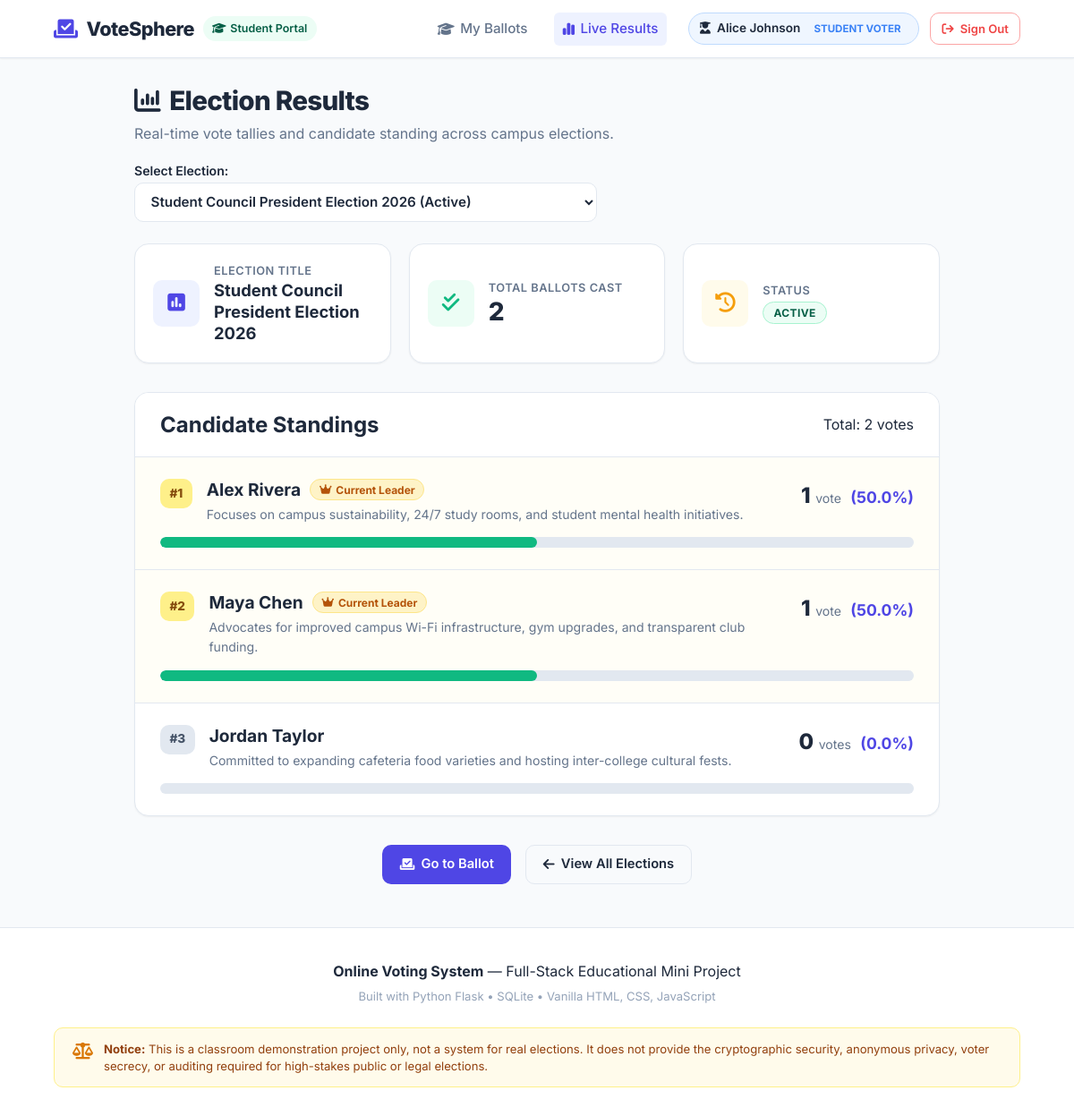
Page /results/1 (signed in) on the committed database.
### tables this page shows
CREATE TABLE polls (
    id INTEGER PRIMARY KEY AUTOINCREMENT,
    title TEXT NOT NULL,
    start_time TEXT NOT NULL,
    end_time TEXT NOT NULL,
    status TEXT NOT NULL DEFAULT 'active' CHECK(status IN ('active', 'closed'))
);

CREATE TABLE candidates (
    id INTEGER PRIMARY KEY AUTOINCREMENT,
    name TEXT NOT NULL,
    description TEXT,
    poll_id INTEGER NOT NULL,
    FOREIGN KEY (poll_id) REFERENCES polls (id) ON DELETE CASCADE
);

### app.py (the view)
@app.route("/results")
@app.route("/results/<int:poll_id>")
def view_results(poll_id=None):
    polls = g.db.execute("SELECT * FROM polls ORDER BY id DESC").fetchall()
    if not polls:
        flash("No polls have been created yet.", "info")
        return render_template("results.html", polls=[], selected_poll=None, results=[])
    if poll_id is None:
        selected_poll = next((p for p in polls if p["status"] == "active"), polls[0])
        poll_id = selected_poll["id"]
    else:
        selected_poll = g.db.execute("SELECT * FROM polls WHERE id = ?", (poll_id,)).fetchone()
        if not selected_poll:
            flash("Poll not found.", "warning")
            return redirect(url_for("view_results"))
    total_votes_row = g.db.execute(
        "SELECT COUNT(*) AS total FROM votes WHERE poll_id = ?", (poll_id,)
    ).fetchone()
    total_votes = total_votes_row["total"] if total_votes_row else 0
    query = """

        SELECT

            c.id,

            c.name,

            c.description,

            COUNT(v.id) AS vote_count

        FROM candidates c

        LEFT JOIN votes v ON c.id = v.candidate_id AND v.poll_id = c.poll_id

        WHERE c.poll_id = ?

        GROUP BY c.id

        ORDER BY vote_count DESC, c.name ASC

    """
    candidate_rows = g.db.execute(query, (poll_id,)).fetchall()
    results = []
    max_votes = 0
    if candidate_rows:
        max_votes = candidate_rows[0]["vote_count"]
    for row in candidate_rows:
        count = row["vote_count"]
        percentage = round((count / total_votes * 100), 1) if total_votes > 0 else 0
        is_leader = (count == max_votes and count > 0)
        results.append({
            "id": row["id"],
            "name": row["name"],
            "description": row["description"],
            "vote_count": count,
            "percentage": percentage,
            "is_leader": is_leader
        })
    return render_template(
        "results.html",
        polls=polls,
        selected_poll=selected_poll,
        results=results,
        total_votes=total_votes
    )

### app.py (called while the page is built)
@app.before_request
def before_request():
    g.db = get_db()

@app.teardown_appcontext
def close_db_connection(exception=None):
    db = g.pop('db', None)
    if db is not None:
        db.close()

### database.py (called while the page is built)
def get_db():
    conn = sqlite3.connect(DB_PATH)
    conn.row_factory = sqlite3.Row
    conn.execute("PRAGMA foreign_keys = ON")
    return conn

### templates/results.html (shortened to what this page needs)
{% extends "base.html" %}
{% block content %}
<div class="results-page">
    <div class="page-header results-header">
        <div>
            <h1 class="page-title"><i class="fa-solid fa-chart-column"></i> Election Results</h1>
            <p class="page-subtitle">Real-time vote tallies and candidate standing across campus elections.</p>
        </div>
        {% if polls %}
            <div class="poll-selector-wrapper">
                <label for="pollSelect" class="form-label mb-1">Select Election:</label>
                <select id="pollSelect" class="form-control poll-select" onchange="window.location.href='/results/' + this.value">
                    {% for poll in polls %}
                        <option value="{{ poll.id }}" {% if selected_poll and selected_poll.id == poll.id %}selected{% endif %}>
                            {{ poll.title }} ({{ poll.status|capitalize }})
                        </option>
                    {% endfor %}
                </select>
            </div>
        {% endif %}
    </div>
    {% if not selected_poll %}
        <div class="empty-state-card">
            <i class="fa-solid fa-chart-pie empty-icon"></i>
            <h3>No Results to Display</h3>
            <p>No active or completed polls were found in the database.</p>
        </div>
    {% else %}
        <div class="stats-grid">
            <div class="stat-card">
                <div class="stat-icon icon-blue">
                    <i class="fa-solid fa-square-poll-vertical"></i>
                </div>
                <div class="stat-details">
                    <span class="stat-label">Election Title</span>
                    <h3 class="stat-value-text">{{ selected_poll.title }}</h3>
                </div>
            </div>
            <div class="stat-card">
                <div class="stat-icon icon-green">
                    <i class="fa-solid fa-check-double"></i>
                </div>
                <div class="stat-details">
                    <span class="stat-label">Total Ballots Cast</span>
                    <h3 class="stat-value">{{ total_votes }}</h3>
                </div>
            </div>
            <div class="stat-card">
                <div class="stat-icon icon-amber">
                    <i class="fa-solid fa-clock-rotate-left"></i>
                </div>
                <div class="stat-details">
                    <span class="stat-label">Status</span>
                    <h3 class="stat-value-text">
                        <span class="status-badge status-{{ selected_poll.status }}">
                            {{ selected_poll.status|upper }}
                        </span>
                    </h3>
                </div>
            </div>
        </div>
        <div class="results-card">
            <div class="results-card-header">
                <h2>Candidate Standings</h2>
                <span class="text-muted">Total: {{ total_votes }} vote{% if total_votes != 1 %}s{% endif %}</span>
            </div>
            {% if not results %}
                <div class="p-4 text-center text-muted">
                    <p>No candidates are listed for this election.</p>
                </div>
            {% else %}
                <div class="results-list">
                    {% for cand in results %}
                        <div class="result-item {% if cand.is_leader %}leader-item{% endif %}">
                            <div class="result-item-header">
                                <div class="candidate-headline">
                                    <span class="rank-badge">#{{ loop.index }}</span>
                                    <div>
                                        <h3 class="result-candidate-name">
                                            {{ cand.name }}
                                            {% if cand.is_leader and cand.vote_count > 0 %}
                                                <span class="leader-badge">
                                                    <i class="fa-solid fa-crown"></i>
                                                    {% if selected_poll.status == 'closed' %}Winner{% else %}Current Leader{% endif %}
                                                </span>
                                            {% endif %}
                                        </h3>
                                        <p class="result-candidate-desc">{{ cand.description or "No description provided." }}</p>
                                    </div>
                                </div>
                                <div class="tally-score">
                                    <span class="vote-count-number">{{ cand.vote_count }}</span>
                                    <span class="vote-count-label">vote{% if cand.vote_count != 1 %}s{% endif %}</span>
                                    <span class="vote-percentage">({{ cand.percentage }}%)</span>
                                </div>
                            </div>
                            <div class="progress-bar-container">
                                <div
                                    class="progress-bar-fill {% if cand.is_leader and cand.vote_count > 0 %}fill-leader{% endif %}"
                                    style="width: {{ cand.percentage }}%;"
                                    aria-valuenow="{{ cand.percentage }}"
                                    aria-valuemin="0"
                                    aria-valuemax="100"
                                ></div>
                            </div>
                        </div>
                    {% endfor %}
                </div>
            {% endif %}
        </div>
        <div class="results-footer-bar">
            {% if session.get('user_id') and selected_poll.status == 'active' %}
                <a href="{{ url_for('cast_vote', poll_id=selected_poll.id) }}" class="btn btn-primary">
                    <i class="fa-solid fa-check-to-slot"></i> Go to Ballot
                </a>
            {% endif %}
            <a href="{{ url_for('vote_index') }}" class="btn btn-outline">
                <i class="fa-solid fa-arrow-left"></i> View All Elections
            </a>
        </div>
    {% endif %}
</div>
{% endblock %}

### rows in the picture
polls: title "Student Council President Election 2026", status "ACTIVE"
candidates: name "Alex Rivera", shows "Current Leader", description "Focuses on campus sustainability, 24/7 study rooms, and student mental health initiatives.", vote_count "1", percentage "50.0"
candidates: name "Maya Chen", shows "Current Leader", description "Advocates for improved campus Wi-Fi infrastructure, gym upgrades, and transparent club funding.", vote_count "1", percentage "50.0"
candidates: name "Jordan Taylor", description "Committed to expanding cafeteria food varieties and hosting inter-college cultural fests.", vote_count "0", percentage "0.0"

### other values in the picture
{{ session.get('name') }} "Alice Johnson"
{{ total_votes }} "2"
form field value "Student Council President Election 2026 (Active)"
